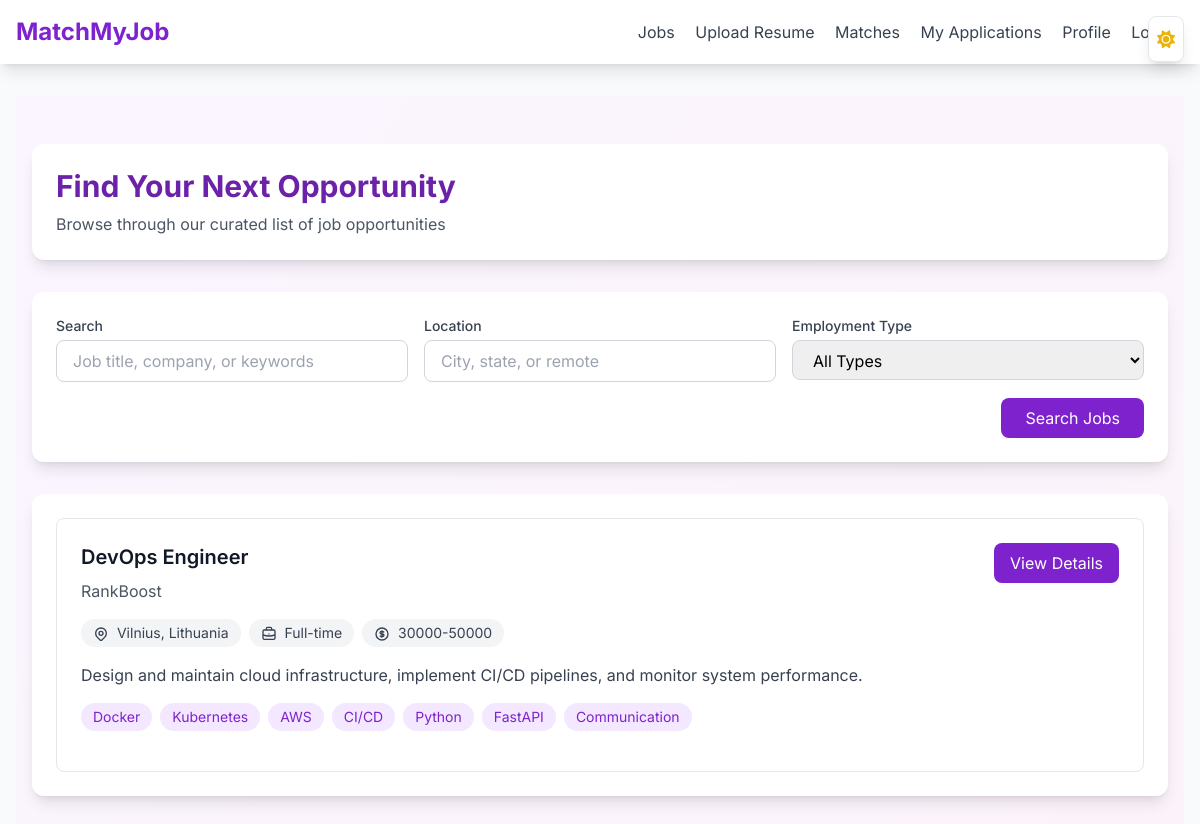
Page /jobs (signed in) on the committed database.
### models.py (models this page shows)
class JobPosting(Base):
    __tablename__ = "job_postings"
    id             = Column(Integer, primary_key=True, index=True)
    title          = Column(String, nullable=False)
    description    = Column(Text, nullable=False)
    skills_required= Column(JSON, nullable=False)
    company        = Column(String, nullable=False)
    location       = Column(String, nullable=True)
    salary_range   = Column(String, nullable=True)
    employment_type= Column(String, nullable=True)   # e.g. "Full-time"
    deadline       = Column(Date, nullable=True, index = True)     # date-only column
    created_at     = Column(DateTime, default=datetime.utcnow)
    employer_id    = Column(Integer, ForeignKey("users.id", ondelete="CASCADE"), nullable=False, index = True)
    is_active      = Column(Boolean, default=True, nullable=False, index = True)
    employer       = relationship("User", back_populates="job_postings")
    applications   = relationship("Application", back_populates="job", cascade="all, delete-orphan")

### jobs.py (the view)
@router.get("/jobs", response_class=HTMLResponse)
def list_jobs(
    request: Request,
    db: Session = Depends(get_db),
    user: User = Depends(get_current_user),
    page: int = Query(1, ge=1),
    search: str = None,
    location: str = None
):
    query = db.query(JobPosting).filter(JobPosting.is_active == True)
    if search:
        search_term = f"%{search}%"
        query = query.filter(
            or_(
                JobPosting.title.ilike(search_term),
                JobPosting.skills_required.ilike(search_term),
                JobPosting.company.ilike(search_term)
            )
        )
    if location:
        location_term = f"%{location}%"
        query = query.filter(JobPosting.location.ilike(location_term))
    total = query.count()
    jobs = (
        query
        .order_by(JobPosting.created_at.desc())
        .offset((page - 1) * PAGE_SIZE)
        .limit(PAGE_SIZE)
        .all()
    )
    for job in jobs:
        if isinstance(job.skills_required, str):
            try:
                job.skills_required = json.loads(job.skills_required)
            except:
                job.skills_required = []
    locations = db.query(JobPosting.location).distinct().all()
    locations = [loc[0] for loc in locations if loc[0]]  # Remove None values
    applied_jobs = []
    if user and user.role == "job_seeker":
        applied_jobs = [app.job_id for app in user.applications]
    total_pages = (total + PAGE_SIZE - 1) // PAGE_SIZE
    return templates.TemplateResponse(
        "jobs.html",
        {
            "request": request,
            "user": user,
            "jobs": jobs,
            "applied_jobs": applied_jobs,
            "page": page,
            "total_pages": total_pages,
            "locations": locations,
            "search": search,
            "location": location
        }
    )

### templates/jobs.html (shortened to what this page needs)
{% extends "base.html" %}
{% block content %}
<div class="min-h-screen bg-gradient-to-br from-purple-50 to-pink-50 dark:from-gray-900 dark:to-gray-800 py-12">
  <div class="max-w-7xl mx-auto px-4">
    <div class="bg-white dark:bg-gray-800 rounded-xl shadow-lg p-6 mb-8">
      <div class="flex justify-between items-center">
        <div>
          <h2 class="text-3xl font-bold text-purple-800 dark:text-purple-400 mb-2">Find Your Next Opportunity</h2>
          <p class="text-gray-600 dark:text-gray-400">Browse through our curated list of job opportunities</p>
        </div>
      </div>
    </div>
    <div class="bg-white dark:bg-gray-800 rounded-xl shadow-lg p-6 mb-8">
      <form method="GET" action="/jobs" class="space-y-4">
        <div class="grid grid-cols-1 md:grid-cols-3 gap-4">
          <div>
            <label for="search" class="block text-sm font-medium text-gray-700 dark:text-gray-300 mb-1">Search</label>
            <input type="text" name="search" id="search" value="{{ request.query_params.get('search', '') }}"
              class="w-full px-4 py-2 border border-gray-300 dark:border-gray-600 rounded-lg focus:ring-2 focus:ring-purple-500 dark:focus:ring-purple-400 focus:border-transparent dark:bg-gray-700 dark:text-white"
              placeholder="Job title, company, or keywords">
          </div>
          <div>
            <label for="location"
              class="block text-sm font-medium text-gray-700 dark:text-gray-300 mb-1">Location</label>
            <input type="text" name="location" id="location" value="{{ request.query_params.get('location', '') }}"
              class="w-full px-4 py-2 border border-gray-300 dark:border-gray-600 rounded-lg focus:ring-2 focus:ring-purple-500 dark:focus:ring-purple-400 focus:border-transparent dark:bg-gray-700 dark:text-white"
              placeholder="City, state, or remote">
          </div>
          <div>
            <label for="employment_type"
              class="block text-sm font-medium text-gray-700 dark:text-gray-300 mb-1">Employment Type</label>
            <select name="employment_type" id="employment_type"
              class="w-full px-4 py-2 border border-gray-300 dark:border-gray-600 rounded-lg focus:ring-2 focus:ring-purple-500 dark:focus:ring-purple-400 focus:border-transparent dark:bg-gray-700 dark:text-white">
              <option value="">All Types</option>
            </select>
          </div>
        </div>
        <div class="flex justify-end">
          <button type="submit"
            class="px-6 py-2 bg-purple-700 text-white rounded-lg hover:bg-purple-800 transition-colors focus:ring-2 focus:ring-purple-500 focus:ring-offset-2 dark:focus:ring-offset-gray-800">
            Search Jobs
          </button>
        </div>
      </form>
    </div>
    <div class="bg-white dark:bg-gray-800 rounded-xl shadow-lg p-6">
      {% if jobs %}
      <div class="grid grid-cols-1 gap-6">
        {% for job in jobs %}
        <div class="border dark:border-gray-700 rounded-lg p-6 hover:shadow-md transition-shadow">
          <div class="flex justify-between items-start">
            <div>
              <h3 class="text-xl font-semibold text-gray-900 dark:text-white mb-2">{{ job.title }}</h3>
              <p class="text-gray-600 dark:text-gray-400 mb-4">{{ job.company }}</p>
              <div class="flex flex-wrap gap-2 mb-4">
                {% if job.location %}
                <span
                  class="px-3 py-1 bg-gray-100 dark:bg-gray-700 text-gray-700 dark:text-gray-300 rounded-full text-sm">
                  {{ job.location }}
                </span>
                {% endif %}
                {% if job.employment_type %}
                <span
                  class="px-3 py-1 bg-gray-100 dark:bg-gray-700 text-gray-700 dark:text-gray-300 rounded-full text-sm">
                  {{ job.employment_type }}
                </span>
                {% endif %}
                {% if job.salary_range %}
                <span
                  class="px-3 py-1 bg-gray-100 dark:bg-gray-700 text-gray-700 dark:text-gray-300 rounded-full text-sm">
                  {{ job.salary_range }}
                </span>
                {% endif %}
              </div>
              <p class="text-gray-700 dark:text-gray-300 mb-4">{{ job.description[:200] }}</p>
              <div class="flex flex-wrap gap-2 mb-4">
                {% for skill in job.skills_required %}
                <span
                  class="px-3 py-1 bg-purple-100 dark:bg-purple-900 text-purple-700 dark:text-purple-300 rounded-full text-sm">{{
                  skill.strip() }}</span>
                {% endfor %}
              </div>
            </div>
            <div class="flex flex-col items-end space-y-2">
              <a href="/jobs/{{ job.id }}"
                class="inline-flex items-center px-4 py-2 bg-purple-700 text-white rounded-lg hover:bg-purple-800 transition-colors focus:ring-2 focus:ring-purple-500 focus:ring-offset-2 dark:focus:ring-offset-gray-800 dark:bg-purple-800 dark:hover:bg-purple-900 dark:text-white">
                View Details
              </a>
            </div>
          </div>
        </div>
        {% endfor %}
      </div>
      {% endif %}
    </div>
  </div>
</div>
{% endblock %}

### templates/base.html (style rules this page uses)
body { font-family: 'Inter', system-ui, -apple-system, sans-serif; }

### rows in the picture
JobPosting: title "DevOps Engineer", company "RankBoost", location "Vilnius, Lithuania", employment_type "Full-time", salary_range "30000-50000", description "Design and maintain cloud infrastructure, implement CI/CD pipelines, and monitor system performance.", strip "Docker" "Kubernetes" "AWS" "CI/CD" "Python" "FastAPI" "Communication"
